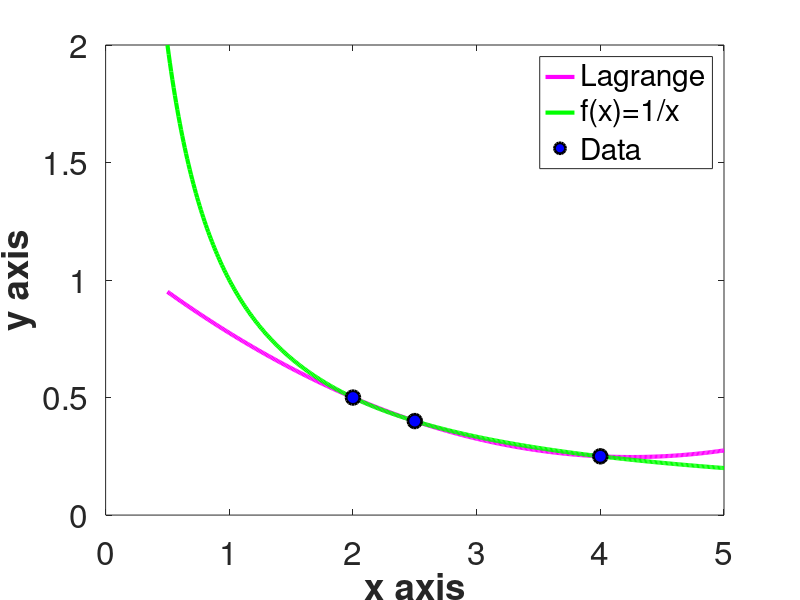

Recreate this plot in MATLAB.
 %Lagrange Polynomial Example
clear all
close all
xdata=[2 2.5 4];
ydata=[1/2 1/(2.5) 1/4];

L1=@(x) (x-xdata(2))*(x-xdata(3))/((xdata(1)-xdata(2))*(xdata(1)-xdata(3)));
L2=@(x) (x-xdata(1))*(x-xdata(3))/((xdata(2)-xdata(1))*(xdata(2)-xdata(3)));
L3=@(x) (x-xdata(1))*(x-xdata(2))/((xdata(3)-xdata(1))*(xdata(3)-xdata(2)));

P=@(x) ydata(1)*L1(x)+ydata(2)*L2(x)+ydata(3)*L3(x);

xnew=[0.5:.01:5];
L=length(xnew);
for i=1:L
    poly(i)=P(xnew(i));
    real(i)=1/xnew(i);
end

xnew(281)
poly(281)
real(281)
ErrAt3pt3=abs(poly(281)-real(281))
TheoreticalErrorAt3pt3=(3/8)*(1/6)*(3.3-xdata(1))*(3.3-xdata(2))*(3.3-xdata(3))
xnew(L)
poly(L)
real(L)
ErrAt5=abs(poly(L)-real(L))

set(0,'defaultaxesfontsize',24);
figure(1)
plot(xnew,poly,'-m','LineWidth',3)
hold on
plot(xnew,real,'-g','LineWidth',3)
plot(xdata,ydata,'o','MarkerEdgeColor','k','MarkerFaceColor','b','MarkerSize',10,'LineWidth',2)
hold on
xlabel('x axis','FontWeight','bold')
ylabel('y axis','FontWeight','bold')
legend('Lagrange','f(x)=1/x','Data')
